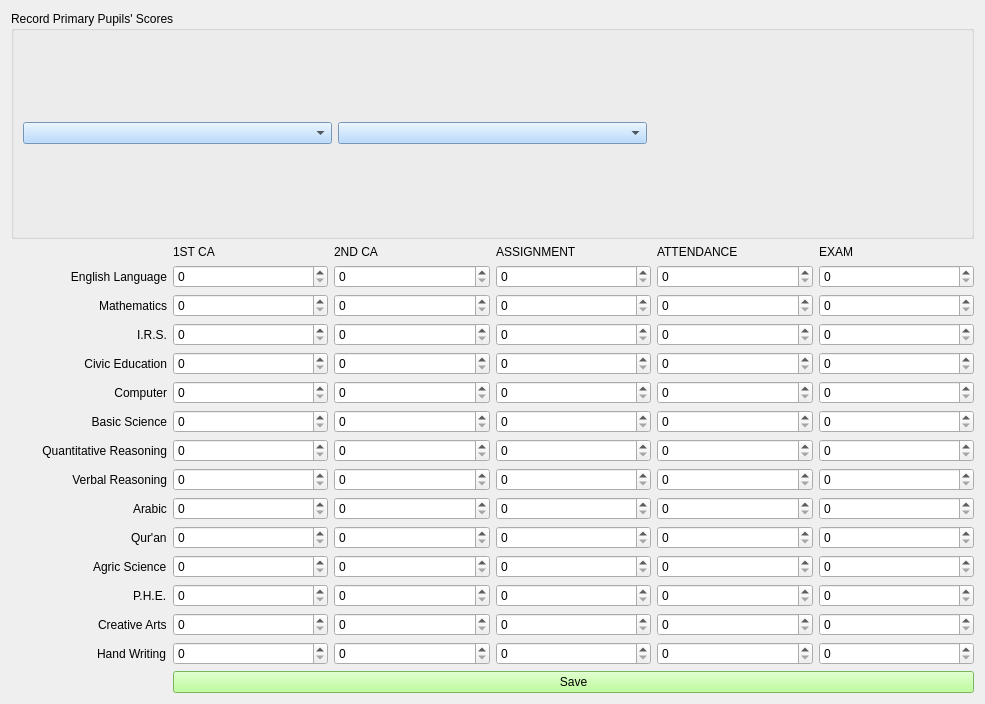
<?xml version="1.0" encoding="UTF-8"?>
<ui version="4.0">
 <class>PriScoreRecForm</class>
 <widget class="QWidget" name="PriScoreRecForm">
  <property name="geometry">
   <rect>
    <x>0</x>
    <y>0</y>
    <width>985</width>
    <height>704</height>
   </rect>
  </property>
  <property name="windowTitle">
   <string>Primary Scores (First Term)</string>
  </property>
  <property name="windowIcon">
   <iconset>
    <normaloff>score_icon.png</normaloff>score_icon.png</iconset>
  </property>
  <property name="styleSheet">
   <string notr="true">font: 12pt &quot;MS Shell Dlg 2&quot;;

QPushButton{
background-color: rgb(170, 255, 127);
}
</string>
  </property>
  <layout class="QHBoxLayout" name="horizontalLayout_2">
   <item>
    <layout class="QVBoxLayout" name="verticalLayout_3">
     <item>
      <widget class="QGroupBox" name="groupBox">
       <property name="styleSheet">
        <string notr="true">QComboBox{
background-color: rgb(165, 209, 255);
}</string>
       </property>
       <property name="title">
        <string>Record Primary Pupils' Scores</string>
       </property>
       <layout class="QHBoxLayout" name="horizontalLayout">
        <item>
         <widget class="QComboBox" name="class_comboBox"/>
        </item>
        <item>
         <widget class="QComboBox" name="stud_adm_no_comboBox"/>
        </item>
        <item>
         <widget class="QLabel" name="name_label">
          <property name="styleSheet">
           <string notr="true">QComboBox{
background-color: rgb(166, 180, 255);
}</string>
          </property>
          <property name="text">
           <string/>
          </property>
         </widget>
        </item>
       </layout>
      </widget>
     </item>
     <item>
      <layout class="QVBoxLayout" name="verticalLayout_2">
       <item>
        <layout class="QVBoxLayout" name="verticalLayout"/>
       </item>
       <item>
        <layout class="QGridLayout" name="gridLayout">
         <item row="0" column="5">
          <widget class="QLabel" name="label_9">
           <property name="text">
            <string>ATTENDANCE</string>
           </property>
          </widget>
         </item>
         <item row="17" column="2">
          <widget class="QSpinBox" name="phe_c1_spin"/>
         </item>
         <item row="7" column="2">
          <widget class="QDoubleSpinBox" name="computer_c1_spin">
           <property name="decimals">
            <number>0</number>
           </property>
          </widget>
         </item>
         <item row="5" column="0">
          <widget class="QLabel" name="label_3">
           <property name="text">
            <string>I.R.S.</string>
           </property>
           <property name="alignment">
            <set>Qt::AlignRight|Qt::AlignTrailing|Qt::AlignVCenter</set>
           </property>
          </widget>
         </item>
         <item row="18" column="6">
          <widget class="QSpinBox" name="creative_exam_spin"/>
         </item>
         <item row="14" column="6">
          <widget class="QSpinBox" name="arabic_exam_spin"/>
         </item>
         <item row="13" column="6">
          <widget class="QSpinBox" name="verbal_exam_spin"/>
         </item>
         <item row="13" column="0">
          <widget class="QLabel" name="label_28">
           <property name="text">
            <string>Verbal Reasoning</string>
           </property>
           <property name="alignment">
            <set>Qt::AlignRight|Qt::AlignTrailing|Qt::AlignVCenter</set>
           </property>
          </widget>
         </item>
         <item row="15" column="2">
          <widget class="QSpinBox" name="qur_c1_spin"/>
         </item>
         <item row="13" column="4">
          <widget class="QSpinBox" name="verbal_ass_spin"/>
         </item>
         <item row="17" column="5">
          <widget class="QSpinBox" name="phe_att_spin"/>
         </item>
         <item row="17" column="6">
          <widget class="QSpinBox" name="phe_exam_spin"/>
         </item>
         <item row="1" column="3">
          <widget class="QDoubleSpinBox" name="eng_c2_spin">
           <property name="decimals">
            <number>0</number>
           </property>
          </widget>
         </item>
         <item row="17" column="3">
          <widget class="QSpinBox" name="phe_c2_spin"/>
         </item>
         <item row="1" column="5">
          <widget class="QDoubleSpinBox" name="eng_att_spin">
           <property name="decimals">
            <number>0</number>
           </property>
          </widget>
         </item>
         <item row="3" column="3">
          <widget class="QDoubleSpinBox" name="math_c2_spin">
           <property name="decimals">
            <number>0</number>
           </property>
          </widget>
         </item>
         <item row="17" column="4">
          <widget class="QSpinBox" name="phe_ass_spin"/>
         </item>
         <item row="1" column="2">
          <widget class="QDoubleSpinBox" name="eng_c1_spin">
           <property name="decimals">
            <number>0</number>
           </property>
          </widget>
         </item>
         <item row="15" column="3">
          <widget class="QSpinBox" name="qur_c2_spin"/>
         </item>
         <item row="9" column="0">
          <widget class="QLabel" name="label_19">
           <property name="text">
            <string>Basic Science</string>
           </property>
           <property name="alignment">
            <set>Qt::AlignRight|Qt::AlignTrailing|Qt::AlignVCenter</set>
           </property>
          </widget>
         </item>
         <item row="18" column="5">
          <widget class="QSpinBox" name="creative_att_spin"/>
         </item>
         <item row="18" column="3">
          <widget class="QSpinBox" name="creative_c2_spin"/>
         </item>
         <item row="3" column="4">
          <widget class="QDoubleSpinBox" name="math_ass_spin">
           <property name="decimals">
            <number>0</number>
           </property>
          </widget>
         </item>
         <item row="10" column="5">
          <widget class="QSpinBox" name="quant_att_spin"/>
         </item>
         <item row="17" column="0" alignment="Qt::AlignRight">
          <widget class="QLabel" name="label_12">
           <property name="text">
            <string>P.H.E.</string>
           </property>
          </widget>
         </item>
         <item row="9" column="2">
          <widget class="QDoubleSpinBox" name="basic_c1_spin">
           <property name="decimals">
            <number>0</number>
           </property>
          </widget>
         </item>
         <item row="7" column="0">
          <widget class="QLabel" name="label_20">
           <property name="text">
            <string>Computer</string>
           </property>
           <property name="alignment">
            <set>Qt::AlignRight|Qt::AlignTrailing|Qt::AlignVCenter</set>
           </property>
          </widget>
         </item>
         <item row="5" column="5">
          <widget class="QDoubleSpinBox" name="irs_att_spin">
           <property name="decimals">
            <number>0</number>
           </property>
          </widget>
         </item>
         <item row="18" column="0" alignment="Qt::AlignRight">
          <widget class="QLabel" name="label_13">
           <property name="text">
            <string>Creative Arts</string>
           </property>
          </widget>
         </item>
         <item row="6" column="3">
          <widget class="QDoubleSpinBox" name="civic_c2_spin">
           <property name="decimals">
            <number>0</number>
           </property>
          </widget>
         </item>
         <item row="7" column="6">
          <widget class="QDoubleSpinBox" name="computer_exam_spin">
           <property name="decimals">
            <number>0</number>
           </property>
          </widget>
         </item>
         <item row="1" column="0">
          <widget class="QLabel" name="label">
           <property name="text">
            <string>English Language</string>
           </property>
           <property name="alignment">
            <set>Qt::AlignRight|Qt::AlignTrailing|Qt::AlignVCenter</set>
           </property>
          </widget>
         </item>
         <item row="0" column="3">
          <widget class="QLabel" name="label_5">
           <property name="styleSheet">
            <string notr="true"/>
           </property>
           <property name="text">
            <string>2ND CA</string>
           </property>
          </widget>
         </item>
         <item row="15" column="4">
          <widget class="QSpinBox" name="qur_ass_spin"/>
         </item>
         <item row="3" column="2">
          <widget class="QDoubleSpinBox" name="math_c1_spin">
           <property name="decimals">
            <number>0</number>
           </property>
          </widget>
         </item>
         <item row="10" column="4">
          <widget class="QSpinBox" name="quant_ass_spin"/>
         </item>
         <item row="3" column="0">
          <widget class="QLabel" name="label_2">
           <property name="text">
            <string>Mathematics</string>
           </property>
           <property name="alignment">
            <set>Qt::AlignRight|Qt::AlignTrailing|Qt::AlignVCenter</set>
           </property>
          </widget>
         </item>
         <item row="9" column="3">
          <widget class="QDoubleSpinBox" name="basic_c2_spin">
           <property name="decimals">
            <number>0</number>
           </property>
          </widget>
         </item>
         <item row="1" column="6">
          <widget class="QDoubleSpinBox" name="eng_exam_spin">
           <property name="decimals">
            <number>0</number>
           </property>
          </widget>
         </item>
         <item row="15" column="5">
          <widget class="QSpinBox" name="qur_att_spin"/>
         </item>
         <item row="15" column="6">
          <widget class="QSpinBox" name="qur_exam_spin"/>
         </item>
         <item row="6" column="6">
          <widget class="QDoubleSpinBox" name="civic_exam_spin">
           <property name="decimals">
            <number>0</number>
           </property>
          </widget>
         </item>
         <item row="14" column="0" alignment="Qt::AlignRight">
          <widget class="QLabel" name="label_8">
           <property name="text">
            <string>Arabic</string>
           </property>
          </widget>
         </item>
         <item row="9" column="4">
          <widget class="QDoubleSpinBox" name="basic_ass_spin">
           <property name="decimals">
            <number>0</number>
           </property>
          </widget>
         </item>
         <item row="13" column="5">
          <widget class="QSpinBox" name="verbal_att_spin"/>
         </item>
         <item row="7" column="5">
          <widget class="QDoubleSpinBox" name="computer_att_spin">
           <property name="decimals">
            <number>0</number>
           </property>
          </widget>
         </item>
         <item row="16" column="0" alignment="Qt::AlignRight">
          <widget class="QLabel" name="label_11">
           <property name="text">
            <string>Agric Science</string>
           </property>
          </widget>
         </item>
         <item row="7" column="4">
          <widget class="QDoubleSpinBox" name="computer_ass_spin">
           <property name="decimals">
            <number>0</number>
           </property>
          </widget>
         </item>
         <item row="10" column="2">
          <widget class="QDoubleSpinBox" name="quant_c1_spin">
           <property name="decimals">
            <number>0</number>
           </property>
          </widget>
         </item>
         <item row="6" column="0">
          <widget class="QLabel" name="label_21">
           <property name="text">
            <string>Civic Education</string>
           </property>
           <property name="alignment">
            <set>Qt::AlignRight|Qt::AlignTrailing|Qt::AlignVCenter</set>
           </property>
          </widget>
         </item>
         <item row="0" column="6">
          <widget class="QLabel" name="label_4">
           <property name="text">
            <string>EXAM</string>
           </property>
          </widget>
         </item>
         <item row="10" column="0">
          <widget class="QLabel" name="label_16">
           <property name="text">
            <string>Quantitative Reasoning</string>
           </property>
           <property name="alignment">
            <set>Qt::AlignRight|Qt::AlignTrailing|Qt::AlignVCenter</set>
           </property>
          </widget>
         </item>
         <item row="9" column="5">
          <widget class="QDoubleSpinBox" name="basic_att_spin">
           <property name="decimals">
            <number>0</number>
           </property>
          </widget>
         </item>
         <item row="5" column="3">
          <widget class="QDoubleSpinBox" name="irs_c2_spin">
           <property name="decimals">
            <number>0</number>
           </property>
          </widget>
         </item>
         <item row="16" column="2">
          <widget class="QSpinBox" name="agric_c1_spin"/>
         </item>
         <item row="16" column="3">
          <widget class="QSpinBox" name="agric_c2_spin"/>
         </item>
         <item row="14" column="2">
          <widget class="QSpinBox" name="arabic_c1_spin"/>
         </item>
         <item row="3" column="6">
          <widget class="QDoubleSpinBox" name="math_exam_spin">
           <property name="decimals">
            <number>0</number>
           </property>
          </widget>
         </item>
         <item row="5" column="4">
          <widget class="QDoubleSpinBox" name="irs_ass_spin">
           <property name="decimals">
            <number>0</number>
           </property>
          </widget>
         </item>
         <item row="15" column="0" alignment="Qt::AlignRight">
          <widget class="QLabel" name="label_10">
           <property name="text">
            <string>Qur'an</string>
           </property>
          </widget>
         </item>
         <item row="14" column="3">
          <widget class="QSpinBox" name="arabic_c2_spin"/>
         </item>
         <item row="3" column="5">
          <widget class="QDoubleSpinBox" name="math_att_spin">
           <property name="decimals">
            <number>0</number>
           </property>
          </widget>
         </item>
         <item row="7" column="3">
          <widget class="QDoubleSpinBox" name="computer_c2_spin">
           <property name="decimals">
            <number>0</number>
           </property>
          </widget>
         </item>
         <item row="13" column="3">
          <widget class="QSpinBox" name="verbal_c2_spin"/>
         </item>
         <item row="5" column="2">
          <widget class="QDoubleSpinBox" name="irs_c1_spin">
           <property name="decimals">
            <number>0</number>
           </property>
          </widget>
         </item>
         <item row="18" column="2">
          <widget class="QSpinBox" name="creative_c1_spin"/>
         </item>
         <item row="18" column="4">
          <widget class="QSpinBox" name="creative_ass_spin"/>
         </item>
         <item row="10" column="3">
          <widget class="QDoubleSpinBox" name="quant_c2_spin">
           <property name="decimals">
            <number>0</number>
           </property>
          </widget>
         </item>
         <item row="9" column="6">
          <widget class="QDoubleSpinBox" name="basic_exam_spin">
           <property name="decimals">
            <number>0</number>
           </property>
          </widget>
         </item>
         <item row="1" column="4">
          <widget class="QDoubleSpinBox" name="eng_ass_spin">
           <property name="decimals">
            <number>0</number>
           </property>
          </widget>
         </item>
         <item row="0" column="4">
          <widget class="QLabel" name="label_7">
           <property name="text">
            <string>ASSIGNMENT</string>
           </property>
          </widget>
         </item>
         <item row="6" column="4">
          <widget class="QDoubleSpinBox" name="civic_ass_spin">
           <property name="decimals">
            <number>0</number>
           </property>
          </widget>
         </item>
         <item row="16" column="4">
          <widget class="QSpinBox" name="agric_ass_spin"/>
         </item>
         <item row="16" column="5">
          <widget class="QSpinBox" name="agric_att_spin"/>
         </item>
         <item row="14" column="4">
          <widget class="QSpinBox" name="arabic_ass_spin"/>
         </item>
         <item row="10" column="6">
          <widget class="QSpinBox" name="quant_exam_spin"/>
         </item>
         <item row="0" column="2">
          <widget class="QLabel" name="label_6">
           <property name="text">
            <string>1ST CA</string>
           </property>
          </widget>
         </item>
         <item row="6" column="5">
          <widget class="QDoubleSpinBox" name="civic_att_spin">
           <property name="decimals">
            <number>0</number>
           </property>
          </widget>
         </item>
         <item row="14" column="5">
          <widget class="QSpinBox" name="arabic_att_spin"/>
         </item>
         <item row="13" column="2">
          <widget class="QSpinBox" name="verbal_c1_spin"/>
         </item>
         <item row="6" column="2">
          <widget class="QDoubleSpinBox" name="civic_c1_spin">
           <property name="decimals">
            <number>0</number>
           </property>
          </widget>
         </item>
         <item row="5" column="6">
          <widget class="QDoubleSpinBox" name="irs_exam_spin">
           <property name="decimals">
            <number>0</number>
           </property>
          </widget>
         </item>
         <item row="16" column="6">
          <widget class="QSpinBox" name="agric_exam_spin"/>
         </item>
         <item row="19" column="0" alignment="Qt::AlignRight">
          <widget class="QLabel" name="label_14">
           <property name="text">
            <string>Hand Writing</string>
           </property>
          </widget>
         </item>
         <item row="19" column="2">
          <widget class="QSpinBox" name="handwriting_c1_spin"/>
         </item>
         <item row="19" column="3">
          <widget class="QSpinBox" name="handwriting_c2_spin"/>
         </item>
         <item row="19" column="4">
          <widget class="QSpinBox" name="handwriting_ass_spin"/>
         </item>
         <item row="19" column="5">
          <widget class="QSpinBox" name="handwriting_att_spin"/>
         </item>
         <item row="19" column="6">
          <widget class="QSpinBox" name="handwriting_exam_spin"/>
         </item>
         <item row="20" column="2" colspan="5">
          <widget class="QPushButton" name="qur_score_btn">
           <property name="styleSheet">
            <string notr="true">background-color: rgb(170, 255, 127);</string>
           </property>
           <property name="text">
            <string>Save</string>
           </property>
          </widget>
         </item>
        </layout>
       </item>
      </layout>
     </item>
    </layout>
   </item>
  </layout>
 </widget>
 <tabstops>
  <tabstop>class_comboBox</tabstop>
  <tabstop>stud_adm_no_comboBox</tabstop>
  <tabstop>eng_c1_spin</tabstop>
  <tabstop>eng_c2_spin</tabstop>
  <tabstop>eng_ass_spin</tabstop>
  <tabstop>eng_att_spin</tabstop>
  <tabstop>eng_exam_spin</tabstop>
  <tabstop>math_c1_spin</tabstop>
  <tabstop>math_c2_spin</tabstop>
  <tabstop>math_ass_spin</tabstop>
  <tabstop>math_att_spin</tabstop>
  <tabstop>math_exam_spin</tabstop>
  <tabstop>irs_c1_spin</tabstop>
  <tabstop>irs_c2_spin</tabstop>
  <tabstop>irs_ass_spin</tabstop>
  <tabstop>irs_att_spin</tabstop>
  <tabstop>irs_exam_spin</tabstop>
  <tabstop>civic_c1_spin</tabstop>
  <tabstop>civic_c2_spin</tabstop>
  <tabstop>civic_ass_spin</tabstop>
  <tabstop>civic_att_spin</tabstop>
  <tabstop>civic_exam_spin</tabstop>
  <tabstop>computer_c1_spin</tabstop>
  <tabstop>computer_c2_spin</tabstop>
  <tabstop>computer_ass_spin</tabstop>
  <tabstop>computer_att_spin</tabstop>
  <tabstop>computer_exam_spin</tabstop>
  <tabstop>basic_c1_spin</tabstop>
  <tabstop>basic_c2_spin</tabstop>
  <tabstop>basic_ass_spin</tabstop>
  <tabstop>basic_att_spin</tabstop>
  <tabstop>basic_exam_spin</tabstop>
  <tabstop>quant_c1_spin</tabstop>
  <tabstop>quant_c2_spin</tabstop>
  <tabstop>quant_ass_spin</tabstop>
  <tabstop>quant_att_spin</tabstop>
  <tabstop>quant_exam_spin</tabstop>
  <tabstop>verbal_c1_spin</tabstop>
  <tabstop>verbal_c2_spin</tabstop>
  <tabstop>verbal_ass_spin</tabstop>
  <tabstop>verbal_att_spin</tabstop>
  <tabstop>verbal_exam_spin</tabstop>
  <tabstop>arabic_c1_spin</tabstop>
  <tabstop>arabic_c2_spin</tabstop>
  <tabstop>arabic_ass_spin</tabstop>
  <tabstop>arabic_att_spin</tabstop>
  <tabstop>arabic_exam_spin</tabstop>
  <tabstop>qur_c1_spin</tabstop>
  <tabstop>qur_c2_spin</tabstop>
  <tabstop>qur_ass_spin</tabstop>
  <tabstop>qur_att_spin</tabstop>
  <tabstop>qur_exam_spin</tabstop>
  <tabstop>agric_c1_spin</tabstop>
  <tabstop>agric_c2_spin</tabstop>
  <tabstop>agric_ass_spin</tabstop>
  <tabstop>agric_att_spin</tabstop>
  <tabstop>agric_exam_spin</tabstop>
  <tabstop>phe_c1_spin</tabstop>
  <tabstop>phe_c2_spin</tabstop>
  <tabstop>phe_ass_spin</tabstop>
  <tabstop>phe_att_spin</tabstop>
  <tabstop>phe_exam_spin</tabstop>
  <tabstop>creative_c1_spin</tabstop>
  <tabstop>creative_c2_spin</tabstop>
  <tabstop>creative_ass_spin</tabstop>
  <tabstop>creative_att_spin</tabstop>
  <tabstop>creative_exam_spin</tabstop>
  <tabstop>handwriting_c1_spin</tabstop>
  <tabstop>handwriting_c2_spin</tabstop>
  <tabstop>handwriting_ass_spin</tabstop>
  <tabstop>handwriting_att_spin</tabstop>
  <tabstop>handwriting_exam_spin</tabstop>
  <tabstop>qur_score_btn</tabstop>
 </tabstops>
 <resources/>
 <connections/>
</ui>
